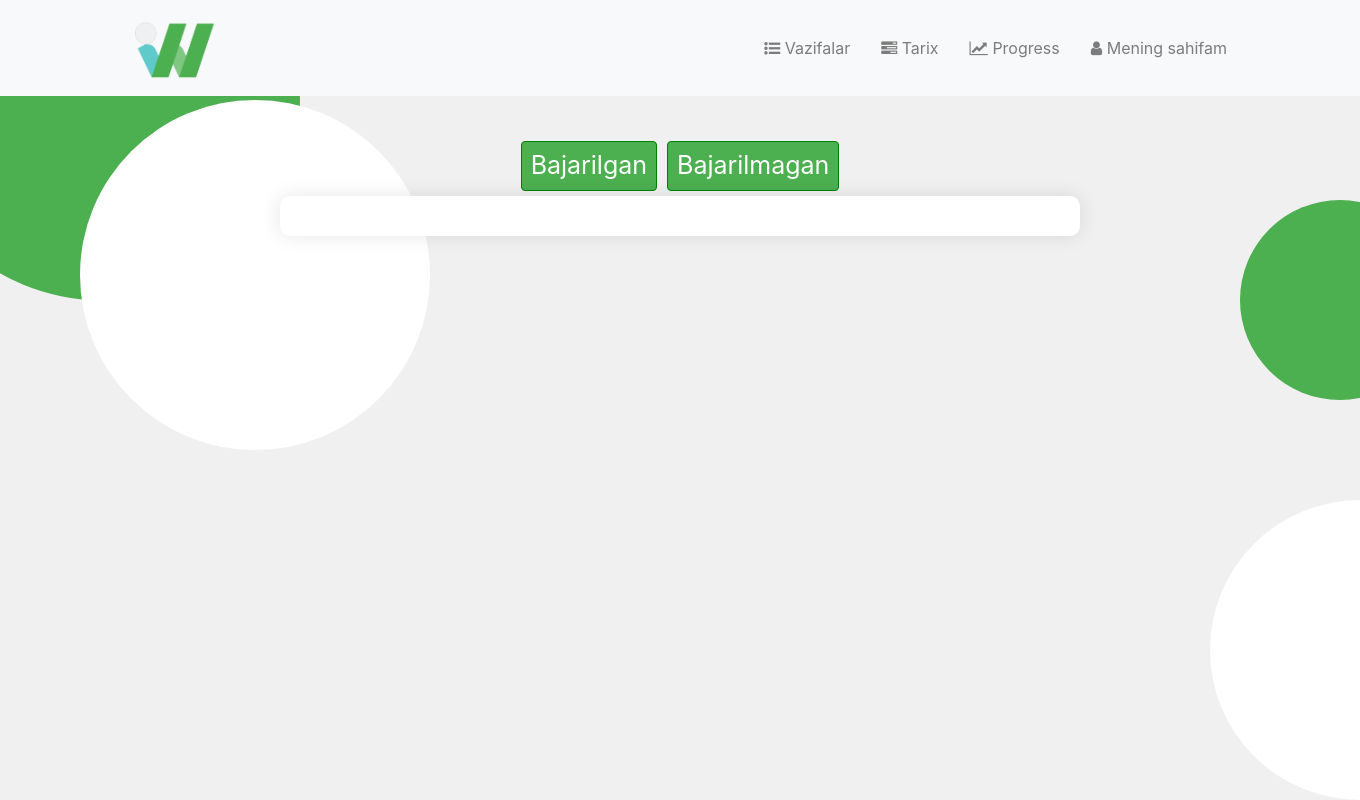
/bajarilganVazifalar/38/ (signed in), run on an earlier commit of the app's database.
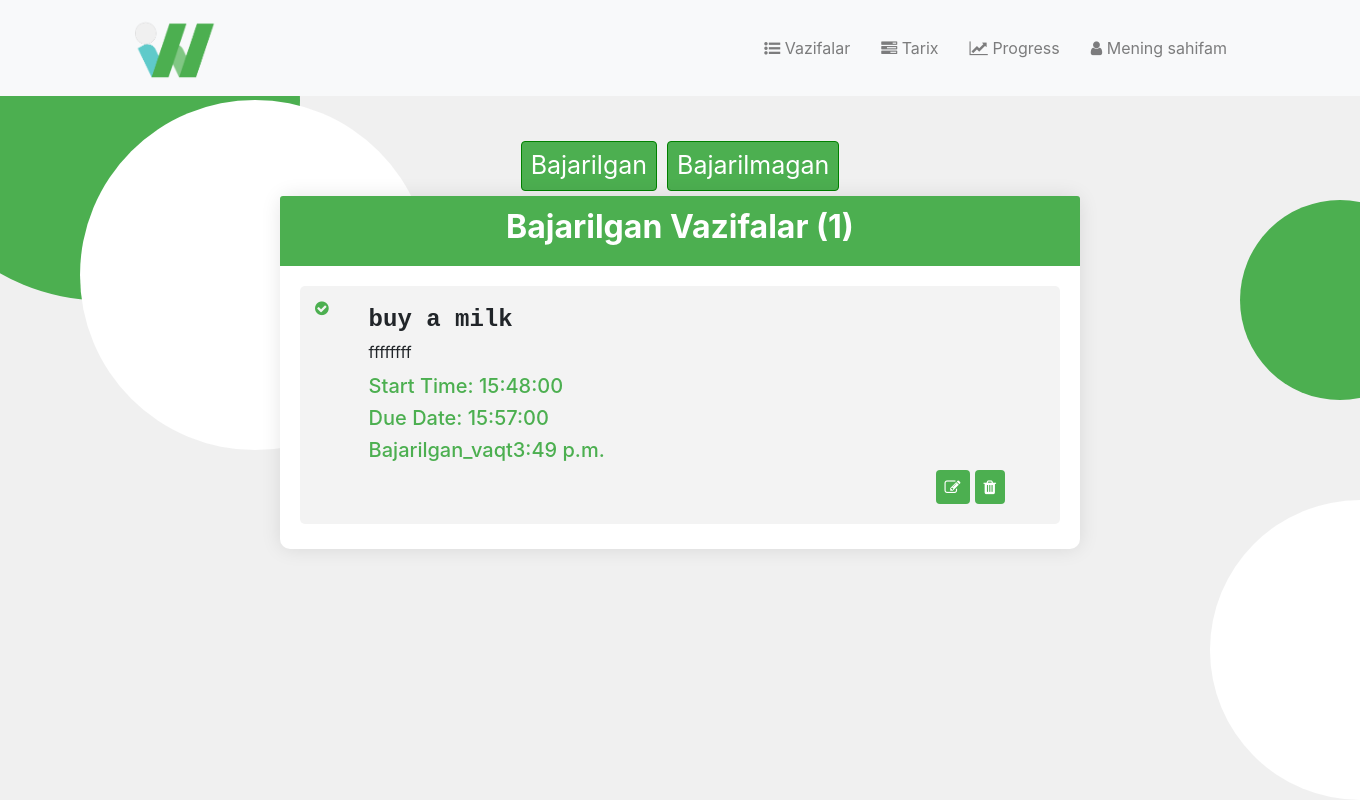
And on a later commit of the database.
### to_do_list/models.py (models this page shows, shortened)
class VazifaModel(models.Model):
    foydalanuvchi = models.ForeignKey(User, on_delete=models.CASCADE, null=True, blank=True)
    sarlavha = models.CharField(verbose_name="vazifa", max_length=200)
    tuliq_malumot = models.TextField()
    boshlanish_vaqti = models.TimeField(null=True, blank=True)
    tugatish_muddati = models.TimeField(null=True, blank=True)
    bajarilgan_date = models.ForeignKey(DateBajarildiModel, on_delete=models.CASCADE, null=True, blank=True)
    bajarilgan_vaqt =  models.TimeField(null=True, blank=True)
    bajarildi = models.BooleanField(default=False)

### to_do_list/views.py (the view)
# urls.py: path("bajarilganVazifalar/<int:idMe>/", views.bajarilganVazifalar, name='bajarilganVazifalar'),
@login_required
def bajarilganVazifalar(request, idMe):
    suralgan_date = get_object_or_404(DateBajarildiModel, id=idMe)
    bajarilgan = VazifaModel.objects.filter(
        bajarilgan_date=suralgan_date,
        foydalanuvchi=request.user,
        bajarildi=True).values()
    return render(request, "to_do_list/filteredHistoryVazifalar.html", {"bajarilgan": bajarilgan,
                                                                        'idMe': idMe,
                                                                        'len_bajarilgan': len(bajarilgan),
                                                                        'suralgan_date': suralgan_date})

### to_do_list/templates/to_do_list/filteredHistoryVazifalar.html (shortened to what this page needs)
{% extends 'to_do_list/layout.html' %}
{% block head %}
    {% load static %}
    <link rel="stylesheet" href="{% static 'to_do_list/filterHistory.css' %}">
{% endblock %}
{% block content %}
    <div class="container justify-content-center card-body" id="done_undone">
        <div class="row">
            <div class="col done">
                <form action="{% url 'bajarilganVazifalar' idMe %}" method="get" class="done">
                    <button type="submit" class="btn">Bajarilgan</button>
                </form>
            </div>
            <div class="col undone">
                <form action="{% url 'unBajarilganVazifalar' idMe %}" method="get" class="undone">
                    <button type="submit" class="btn">Bajarilmagan</button>
                </form>
            </div>
        </div>
    </div>
    <div class="container">
        <div class="row justify-content-center">
            <div class="card">
                {% if bajarilgan %}
                <div class="card-header">
                    <h2><strong>Bajarilgan Vazifalar ({{len_bajarilgan}})</strong></h2>
                </div>
                {% endif %}
                <div class="card-body">
                    <div class="task-list">
                        {% for i in bajarilgan %}
                        <div class="item">
                            <div class="check check-green">
                                <i class="fa fa-check-circle"></i>
                            </div>
                            <div class="task-item">
                                <h1><strong>{{ i.sarlavha }}</strong></h1>
                                <p>{{ i.tuliq_malumot }}</p>
                                <h5>Start Time: {{ i.boshlanish_vaqti|time:"H:i:s" }}</h5>
                                <h5>Due Date: {{ i.tugatish_muddati|time:"H:i:s" }}</h5>
                                <h5>Bajarilgan_vaqt{{ i.bajarilgan_vaqt }}</h5>
                                <div class="edit_del">
                                    <form action="{% url 'updateVazifa' i.id %}">
                                        <button class="btn"><i class="fa fa-edit"></i></button>
                                    </form>
                                    <form action="{% url 'deleteVazifa' i.id %}" method="post">
                                        <button type="submit" class="btn del"><i class="fa fa-trash"></i></button>
                                    </form>
                                </div>
                            </div>
                        </div>
                        {% endfor %}
                    </div>
                </div>
            </div>
        </div>
    </div>
{% endblock %}

What changed in the data, as far as the page shows it:
added VazifaModel: sarlavha "buy a milk", tuliq_malumot "ffffffff", boshlanish_vaqti "15:48:00", tugatish_muddati "15:57:00", bajarilgan_vaqt "3:49 p.m."
Also different on the page:
{{ len_bajarilgan }}: (not shown) → "1"
text now shown: "Bajarilgan Vazifalar ( )"
